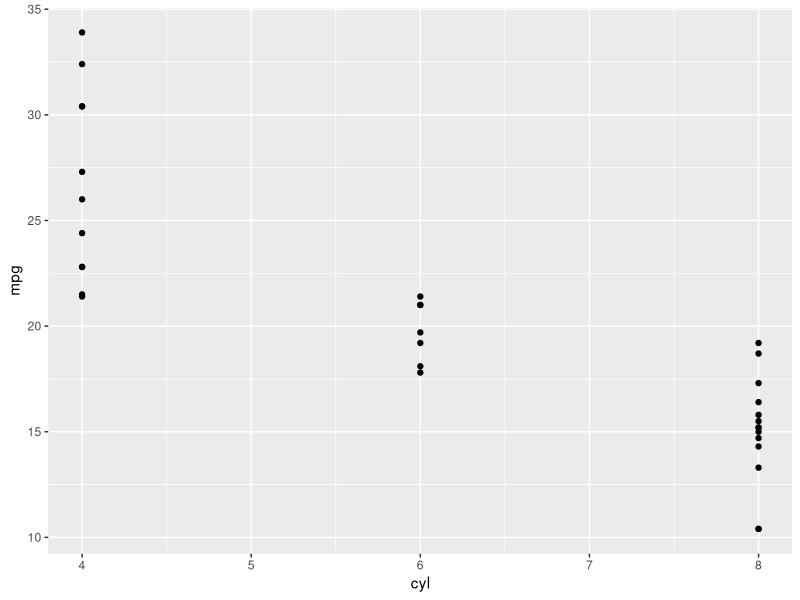
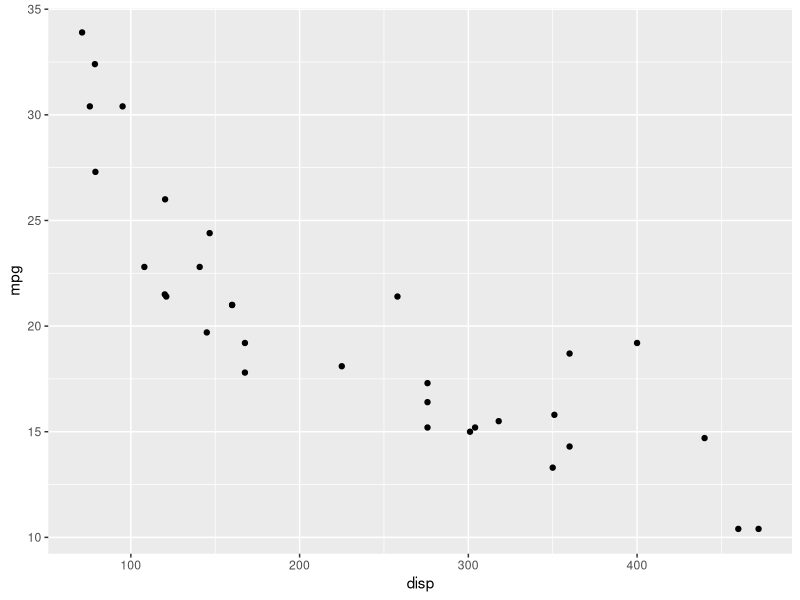
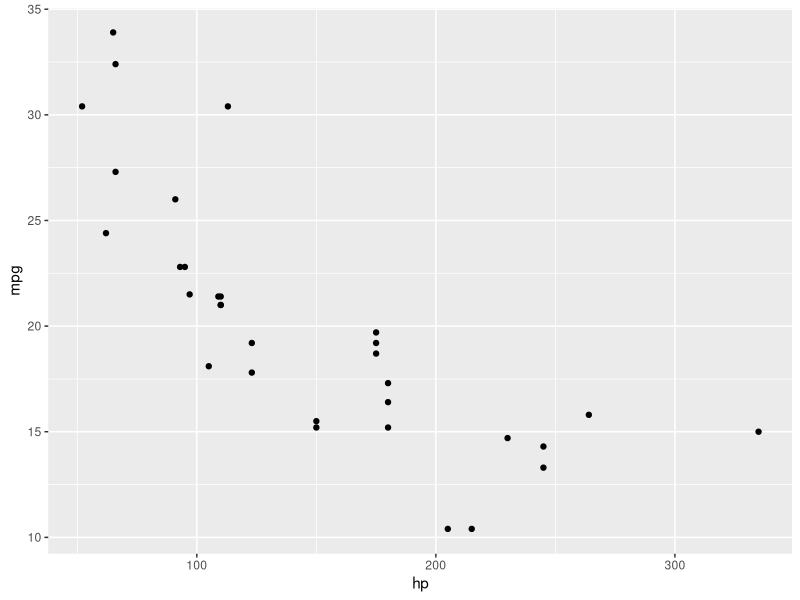
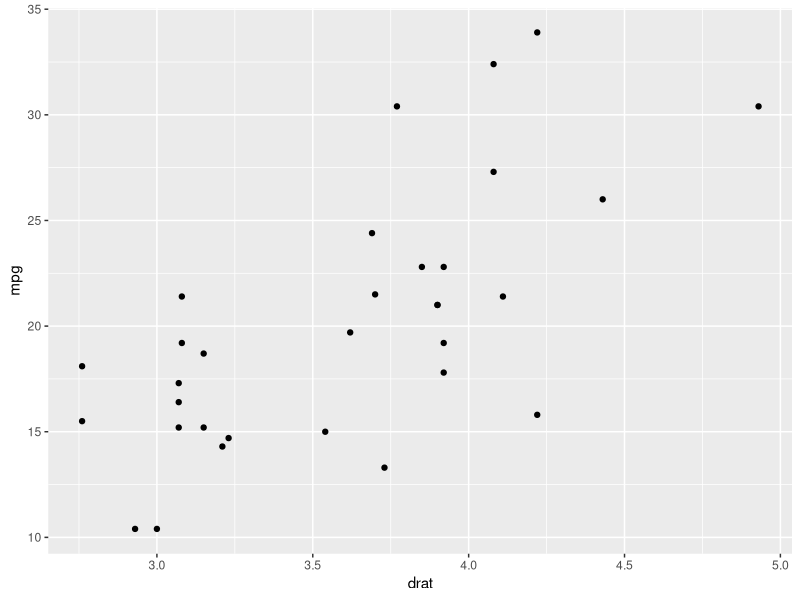
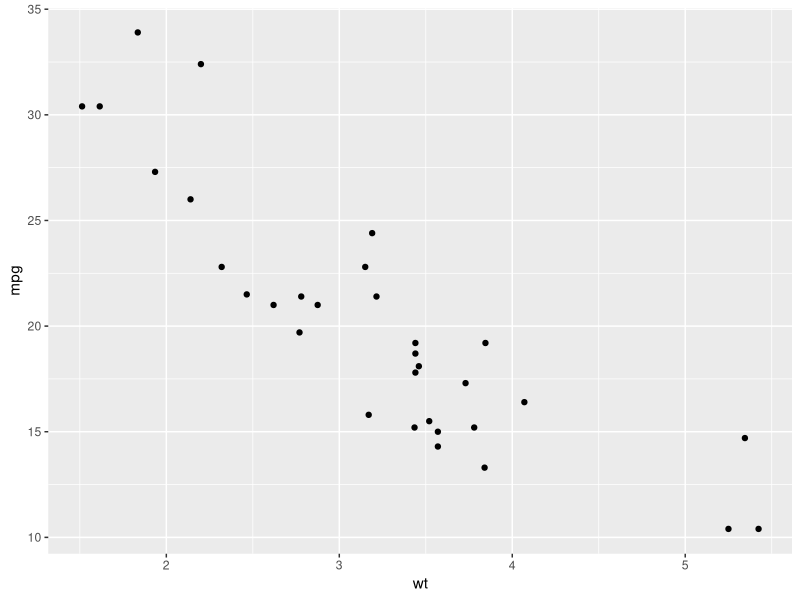
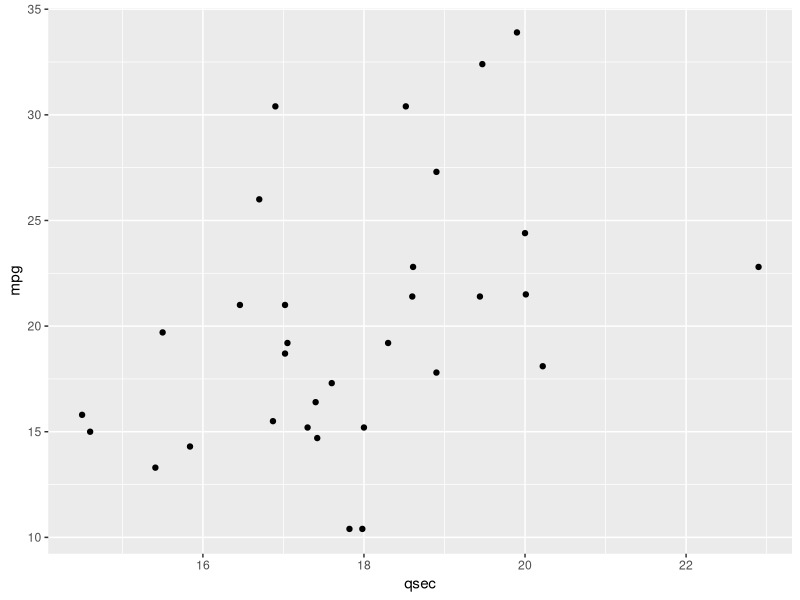
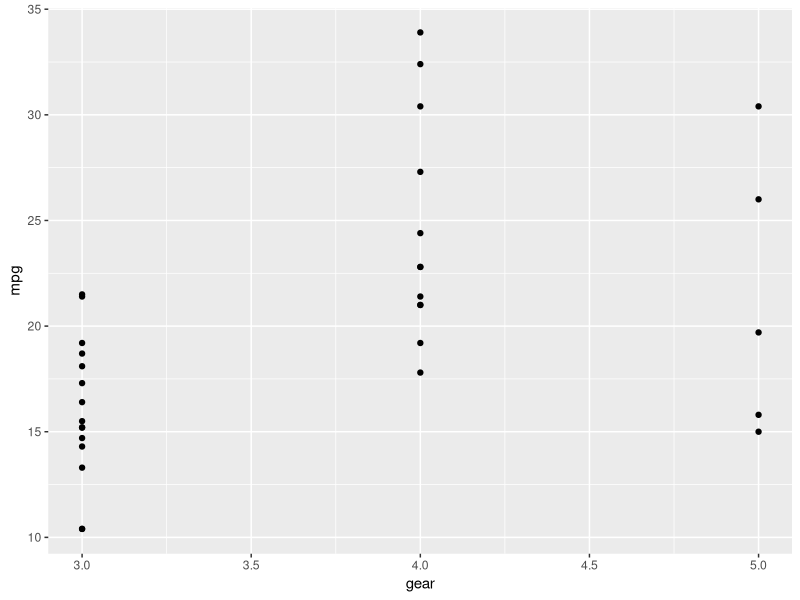
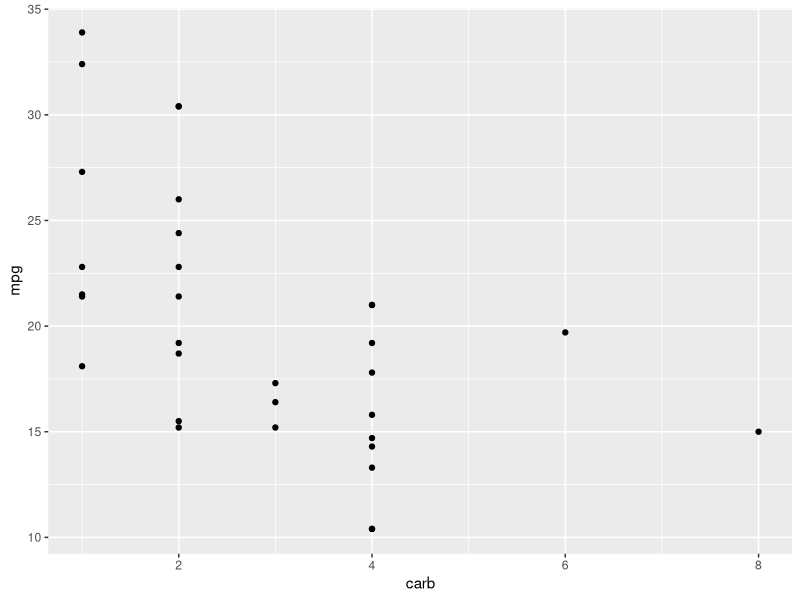

Write the R code that produced these figures, in order.
## ---- chunk 1
knitr::opts_chunk$set(echo = TRUE)
library(modelr)
library(broom)
library(dplyr)
library(fitdistrplus)
library(tidyr)
library(tidyverse)
#Loading my libraries
## ---- chunk 2
df <- mtcars
summary(mtcars)
class(df$mpg)
class(df$cyl)
class(df$disp)
class(df$hp)
class(df$drat)
class(df$wt)
class(df$qsec)
class(df$vs)
class(df$am)
class(df$gear)
class(df$carb)
## ---- chunk 3
ggplot(df,aes(y=mpg, x=cyl)) + geom_point()
ggplot(df,aes(y=mpg, x=disp)) + geom_point()
ggplot(df,aes(y=mpg, x=hp)) + geom_point()
ggplot(df,aes(y=mpg, x=drat)) + geom_point()
ggplot(df,aes(y=mpg, x=wt)) + geom_point()
ggplot(df,aes(y=mpg, x=qsec)) + geom_point()
ggplot(df,aes(y=mpg, x=gear)) + geom_point()
ggplot(df,aes(y=mpg, x=carb)) + geom_point()
## ---- chunk 4
df2 <- filter(df, vs == 0)
df3 <- filter(df, vs == 1)
ggplot(df2,aes(y=mpg, x=drat)) + geom_point()
ggplot(df2,aes(y=mpg, x=qsec)) + geom_point()
ggplot(df3,aes(y=mpg, x=drat)) + geom_point()
ggplot(df3,aes(y=mpg, x=qsec)) + geom_point()
plot(df2$mpg ~ df2$drat+df2$qsec)
plot(df3$mpg ~ df3$drat+df3$qsec)
plot(df2$mpg ~ df2$drat:df2$qsec)
plot(df3$mpg ~ df3$drat:df3$qsec)
## ---- chunk 5
mod1 <- lm(mpg~drat+qsec, data = df2)
mod1.2 <- lm(mpg~drat:qsec, data = df2)
mod2 <- lm(mpg~drat+qsec, data = df3)
mod2.2 <- lm(mpg~drat:qsec, data = df3)
summary(mod1)
summary(mod1.2)
summary(mod2)
summary(mod2.2)
## ---- chunk 6
plot(df2$mpg ~ df2$drat)
abline(mod1)
abline(mod1.2)
plot(df2$mpg ~ df2$qsec)
abline(mod1)
abline(mod1.2, col="Blue")
plot(df3$mpg ~ df3$drat)
abline(mod2)
abline(mod2.2, col="Blue")
plot(df3$mpg ~ df3$qsec)
abline(mod2)
abline(mod2.2, col="Blue")
## ---- chunk 7
mod3 <- lm(mpg~drat, data = df2)
mod3.2 <- lm(mpg~qsec, data = df2)
mod4 <- lm(mpg~drat, data = df3)
mod4.2 <- lm(mpg~qsec, data = df3)
mod5 <- lm(mpg~drat/qsec, data = df2)
mod6<- lm(mpg~drat/qsec, data = df3)
summary(mod3)
summary(mod3.2)
summary(mod4)
summary(mod4.2)
summary(mod5)
summary(mod6)
## ---- chunk 8
plot(df2$mpg ~ df2$drat)
abline(mod3)
abline(mod3.2)
plot(df2$mpg ~ df2$qsec)
abline(mod3)
abline(mod3.2, col="Blue")
plot(df3$mpg ~ df3$drat)
abline(mod4)
abline(mod4.2, col="Blue")
plot(df3$mpg ~ df3$qsec)
abline(mod4)
abline(mod4.2, col="Blue")
plot(df2$mpg ~ df2$drat)
abline(mod5)
plot(df2$mpg ~ df2$qsec)
abline(mod5)
plot(df3$mpg ~ df3$drat)
abline(mod6)
plot(df3$mpg ~ df3$qsec)
abline(mod6)
## ---- chunk 9
mean(mod2$residuals^2)
mean(mod3$residuals^2)
mean(mod4$residuals^2)
mean(mod4.2$residuals^2)
mean(mod6$residuals^2)
## ---- chunk 10
preds1 <- add_predictions(df2,mod3)
preds2 <- add_predictions(df3,mod2)
preds1[5:10,c(1,5)]
preds2[5:10,c(1,5,7)]
## ---- chunk 11
df2.1 = data.frame(mpg = c(16.4,17.3,15.2,10.4,10.4,14.7),
                   drat = c(3.07,3.07,3.07,2.93,3.00,3.23))
predictions1 = predict(mod3, newdata = df2.1)

df3.1 = data.frame(mpg = c(22.8,19.2,17.8,32.4,30.4,33.9),
                   drat = c(3.92,3.92,3.92,4.08,4.93,4.22),
                   qsec = c(22.90,18.30,18.90,19.47,18.52,19.90))
predictions2 = predict(mod2, newdata = df3.1)


{plot(df2$mpg ~ df2$qsec)
points(x=df2.1$mpg,y=predictions1, col="Red")
abline(mod3)}

{plot(df3$mpg ~ df3$drat)
points(x=df3.1$mpg,y=predictions2, col="Red")
abline(mod2)}
